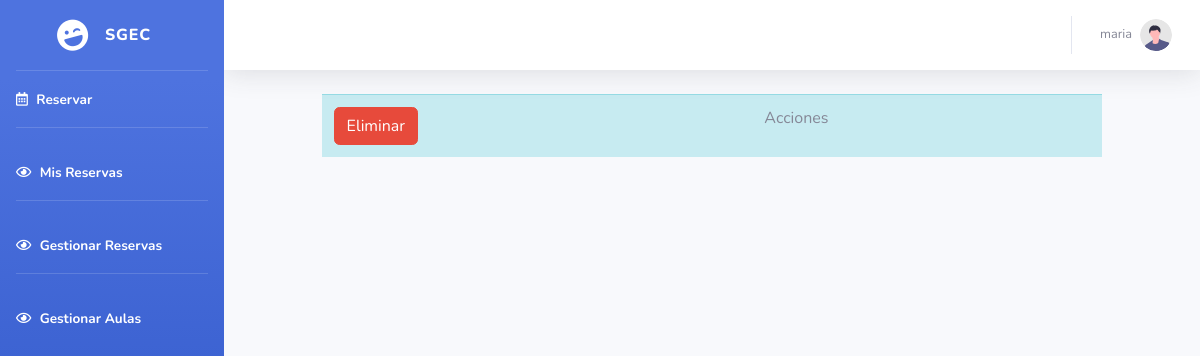
Page /crudReservas.php?pag=1 (signed in) on the earlier database version.
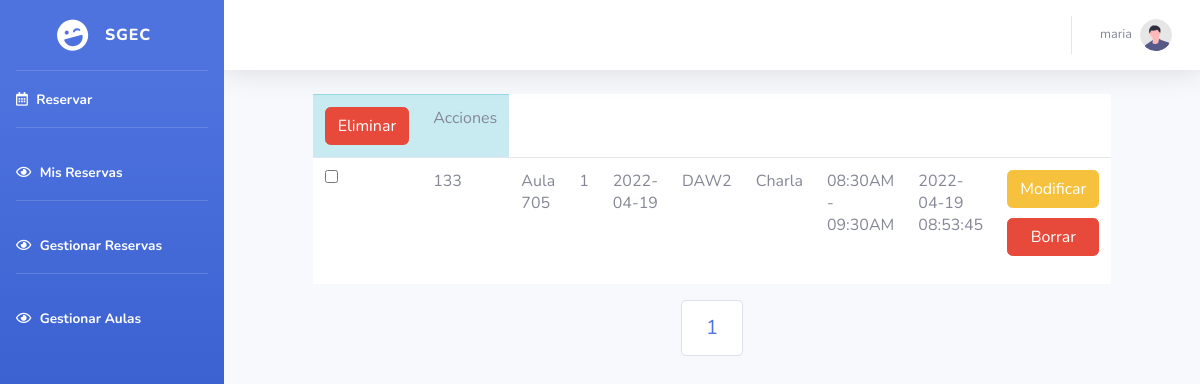
Same page on the later database version.
### tables this page shows
CREATE TABLE `reservas` (
  `id` int(11) NOT NULL,
  `idAula` varchar(220) NOT NULL,
  `idUsuario` int(11) NOT NULL,
  `fecha` date NOT NULL,
  `grupo` varchar(255) NOT NULL,
  `motivo` varchar(255) NOT NULL,
  `hora` varchar(255) NOT NULL,
  `fecha_creacion` timestamp NOT NULL DEFAULT current_timestamp() ON UPDATE current_timestamp()
);

### crudReservas.php (the view, shortened to what the changed rows need)
<?php
if ( $_GET['pag']==1){
	?>
	<html><head><style>.anterior{display:none}</style></head></html>
	<?php
}
?>
<!DOCTYPE html>
<html lang="en">
<head>
    <link href="vendor/fontawesome-free/css/all.min.css" rel="stylesheet" type="text/css">
    <link href="css/sb-admin-2.min.css" rel="stylesheet">
</head>
<body id="page-top">
    <div id="wrapper">
        <div id="content-wrapper" class="d-flex flex-column">
            <div id="content">
				<?php
$servername="localhost";
$username="root";
$password="";
try{
    $conn=new PDO("mysql:host=$servername;dbname=sgec;charset=utf8",$username,$password);
    $conn->setAttribute(PDO::ATTR_ERRMODE,PDO::ERRMODE_EXCEPTION);
}catch(PDOException $e){
    echo "Conexión fallida".$e->getMessage();
}
		?>
			<?php
	$sql='SELECT * FROM reservas';
	$sentencia= $conn->prepare($sql);
	$sentencia->execute();
    $resultado=$sentencia->fetchAll();
	$contactos_x_pagina=6;
	$total_contactos_db=$sentencia->rowCount();
	$paginas=$total_contactos_db/$contactos_x_pagina;
	$paginas=ceil($paginas);
?>
	<body>
		<?php
			$iniciar=($_GET['pag']-1)*$contactos_x_pagina;
			$sql_contactos='SELECT * FROM reservas LIMIT :inicar,:ncontactos';
			$sentencia_contactos=$conn->prepare($sql_contactos);
			$sentencia_contactos->bindParam(':inicar',$iniciar,  PDO::PARAM_INT);
			$sentencia_contactos->bindParam(':ncontactos',$contactos_x_pagina,  PDO::PARAM_INT);
			$sentencia_contactos->execute();
			$resultado_contactos=$sentencia_contactos->fetchAll();
						echo "
			<form method='post' class='crud ' >
				<table class='table table-hover bg-white'>
                <thead class='table-info'>
				<tr >
					<td><input type='submit' class='btn btn-danger'  name='borrar' value='Eliminar'></td>";
				echo "<td>Acciones</td>
				</tr>                </thead>
";
			foreach($resultado_contactos as $contacto){
				echo "<tr>";
				echo "<td><input type='checkbox' name='eliminar[]' value='".$contacto[0]."'/></td>";
				for($i=0;$i<count($contacto)/2;$i++){
					echo "<td>".$contacto[$i]."</td>";
				}
						echo"<td class='opciones'>
						<form action='' method='post'>
							<input type='hidden' name='dato' value='".$contacto[0]."'>
							<input type='submit' class='btn btn-warning' value='Modificar' name='modificar'/>
						</form>
						<form action='' method='post'>
							<input type='hidden' name='dato' value='".$contacto[0]."'>
							<input type='submit' class='btn btn-danger'  value='Borrar'  name='quitar'/>
						</form></td>
					</tr>";
			}
			echo "</table></form>";
?>
		<div class="contenedor-pag" style="    display: flex;
    align-items: center;
    justify-content: center;">
		<ul class="pagination pagination-lg">
				<?php for($i=0;$i<$paginas;$i++): ?>
			<li class="page-item" class="<?php echo $_GET['pag']==$i+1 ? 'activado' : ' '?>">
				<a class="page-link" href="crudReservas.php?pag=<?php echo $i+1 ?>">
					<?php echo $i+1 ?>
				</a>
			</li>
				<?php endfor ?>
		</ul>
				</div>
	</div>
            </div>
        </div>
</body>
</html>

Differences in the rows shown:
added reservas: id "133", idAula "Aula 705", idUsuario "1", fecha "2022-04-19", grupo "DAW2", motivo "Charla", hora "08:30AM - 09:30AM", fecha_creacion "2022-04-19 08:53:45"
Other differences:
new list line: "1"
